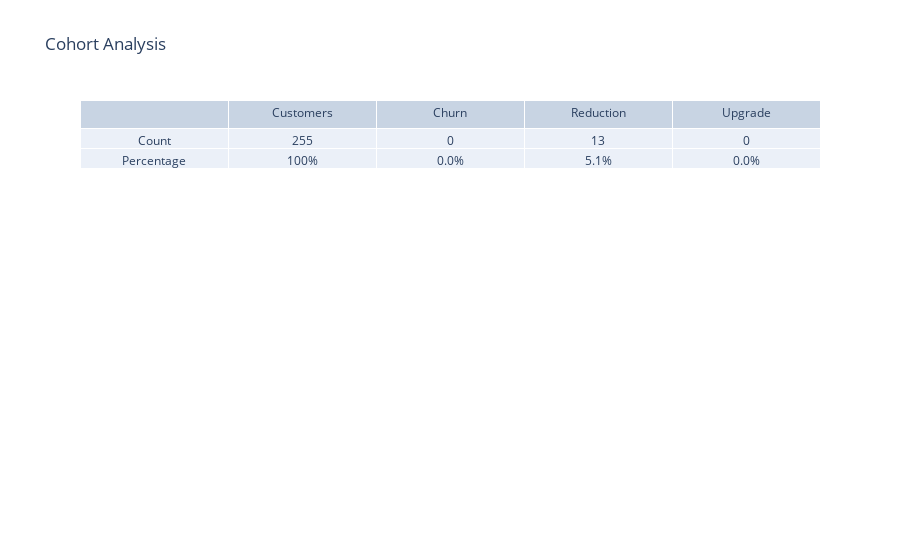

The code cell stored with this chart in its notebook:
### Markdown cell above
## Final Analysis

### Code cell
print(f"""
Of the {count_new_customers} new customers from {start_date} to {end_date}, 
{count_churn_percent}, or {count_churn} customers, renewed their subscription at the same subscription level, 
{count_reduction_percent}, or {count_reduction} customers, renewed their subscription but reduced their subscription type,
and {count_upgrade_percent}, or {count_upgrade} customers, renewed their subscription and upgraded their subscription type.
This means {not_renewed_percent}, or {not_renewed} customers, have yet to renew their subscription.
""")

fig = go.Figure(data=[go.Table(header=dict(values=['','Customers', 'Churn', 'Reduction', 'Upgrade']),
                 cells=dict(values=[['Count', 'Percentage'], 
                                    [count_new_customers, '100%'],
                                    [count_churn, count_churn_percent],
                                    [count_reduction, count_reduction_percent],
                                    [count_upgrade, count_upgrade_percent]]))
                     ])
fig.update_layout(title_text='Cohort Analysis')
fig.show()

### Figure 1 — Plotly figure (JSON) as saved in the notebook; plotly's stock layout.template omitted (floating-point values rounded to 4 significant figures)
{"data": [{"cells": {"values": [["Count", "Percentage"], [255, "100%"], [0, "0.0%"], [13, "5.1%"], [0, "0.0%"]]}, "header": {"values": ["", "Customers", "Churn", "Reduction", "Upgrade"]}, "type": "table"}], "layout": {"title": {"text": "Cohort Analysis"}}}
